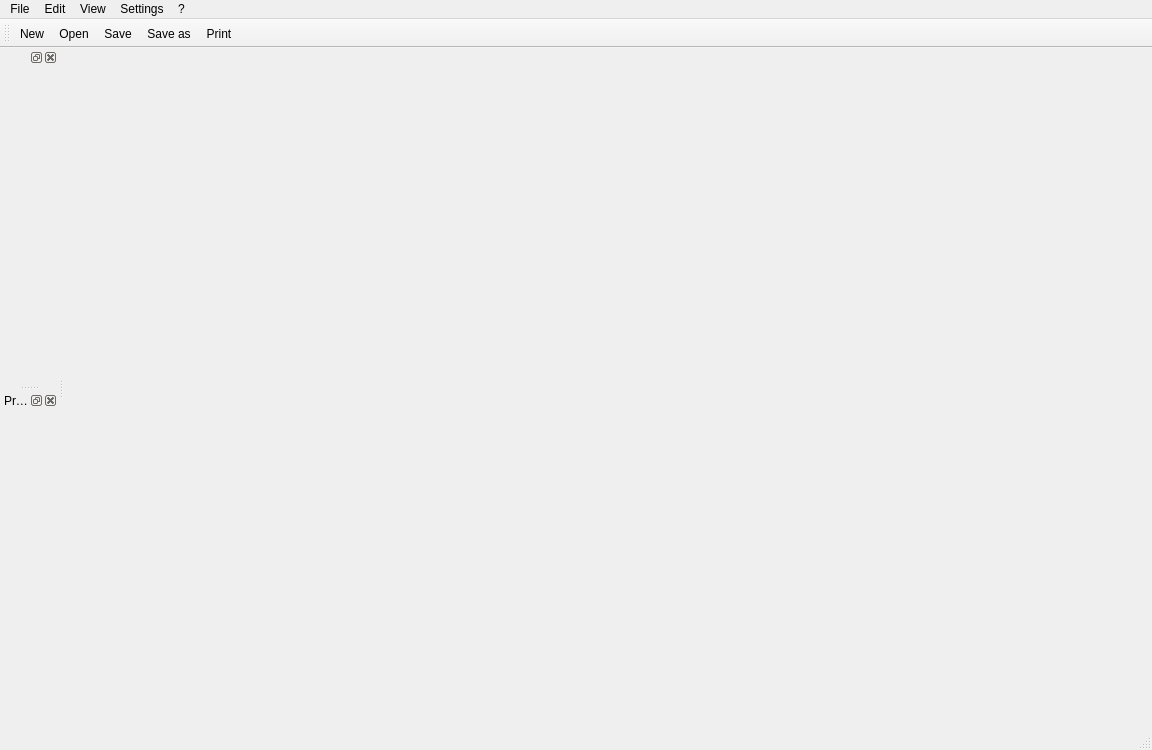
<?xml version="1.0" encoding="UTF-8"?>
<ui version="4.0">
 <class>MainWindow</class>
 <widget class="QMainWindow" name="MainWindow">
  <property name="geometry">
   <rect>
    <x>0</x>
    <y>0</y>
    <width>1152</width>
    <height>750</height>
   </rect>
  </property>
  <property name="windowTitle">
   <string>unknown - povmodeler</string>
  </property>
  <property name="layoutDirection">
   <enum>Qt::LeftToRight</enum>
  </property>
  <property name="documentMode">
   <bool>false</bool>
  </property>
  <widget class="QWidget" name="glGridWidget">
   <layout class="QGridLayout" name="gridLayout">
    <item row="0" column="0">
     <layout class="QGridLayout" name="glGrid">
      <property name="sizeConstraint">
       <enum>QLayout::SetMinimumSize</enum>
      </property>
     </layout>
    </item>
   </layout>
  </widget>
  <widget class="QMenuBar" name="menubar">
   <property name="geometry">
    <rect>
     <x>0</x>
     <y>0</y>
     <width>1152</width>
     <height>24</height>
    </rect>
   </property>
   <widget class="QMenu" name="menuFile">
    <property name="title">
     <string>File</string>
    </property>
    <addaction name="actionNew"/>
    <addaction name="actionOpen"/>
    <addaction name="actionOpen_Recent"/>
    <addaction name="actionSave"/>
    <addaction name="actionSave_as"/>
    <addaction name="actionImport"/>
    <addaction name="actionExport"/>
    <addaction name="actionRevert"/>
    <addaction name="separator"/>
    <addaction name="actionPrint"/>
    <addaction name="separator"/>
    <addaction name="actionClose"/>
    <addaction name="actionQuit"/>
   </widget>
   <widget class="QMenu" name="menuEdit">
    <property name="title">
     <string>Edit</string>
    </property>
    <addaction name="actionCut"/>
    <addaction name="actionCopy"/>
    <addaction name="actionPaste"/>
    <addaction name="actionDelete"/>
    <addaction name="separator"/>
    <addaction name="actionUndo"/>
    <addaction name="actionRedo"/>
   </widget>
   <widget class="QMenu" name="menuView">
    <property name="title">
     <string>View</string>
    </property>
    <widget class="QMenu" name="menuGlobal_Detail_Level">
     <property name="title">
      <string>Global Detail Level</string>
     </property>
     <addaction name="actionVery_Low"/>
     <addaction name="actionLow"/>
     <addaction name="actionMedium"/>
     <addaction name="actionHigh"/>
     <addaction name="actionVery_High"/>
    </widget>
    <addaction name="actionTree_View"/>
    <addaction name="actionProperty"/>
    <addaction name="separator"/>
    <addaction name="actionTop"/>
    <addaction name="actionBottom"/>
    <addaction name="actionLeft"/>
    <addaction name="actionRight"/>
    <addaction name="actionFront"/>
    <addaction name="actionBack"/>
    <addaction name="actionCamera"/>
    <addaction name="separator"/>
    <addaction name="actionRender"/>
    <addaction name="actionRender_Modes"/>
    <addaction name="actionRender_Window"/>
    <addaction name="separator"/>
    <addaction name="actionVisibility_Level"/>
    <addaction name="menuGlobal_Detail_Level"/>
   </widget>
   <widget class="QMenu" name="menuSettings">
    <property name="title">
     <string>Settings</string>
    </property>
    <widget class="QMenu" name="menuToolbars">
     <property name="title">
      <string>Toolbars</string>
     </property>
     <addaction name="actionSolid_Primitves"/>
     <addaction name="actionFinite_Patch"/>
     <addaction name="actionInfinite_Primitives"/>
     <addaction name="actionCSG_Operations_2"/>
     <addaction name="actionMaterial_3"/>
     <addaction name="actionInterior_3"/>
     <addaction name="actionTexture_3"/>
     <addaction name="actionPhotons_3"/>
     <addaction name="actionAthmospheric_2"/>
     <addaction name="actionTransformation_2"/>
    </widget>
    <addaction name="separator"/>
    <addaction name="menuToolbars"/>
   </widget>
   <widget class="QMenu" name="menu">
    <property name="layoutDirection">
     <enum>Qt::RightToLeft</enum>
    </property>
    <property name="title">
     <string>?</string>
    </property>
    <addaction name="actionAbout"/>
   </widget>
   <addaction name="menuFile"/>
   <addaction name="menuEdit"/>
   <addaction name="menuView"/>
   <addaction name="menuSettings"/>
   <addaction name="menu"/>
  </widget>
  <widget class="QStatusBar" name="statusbar"/>
  <widget class="QToolBar" name="toolbarFile">
   <property name="windowTitle">
    <string>toolBar</string>
   </property>
   <attribute name="toolBarArea">
    <enum>TopToolBarArea</enum>
   </attribute>
   <attribute name="toolBarBreak">
    <bool>false</bool>
   </attribute>
   <addaction name="actionNew"/>
   <addaction name="actionOpen"/>
   <addaction name="actionSave"/>
   <addaction name="actionSave_as"/>
   <addaction name="actionPrint"/>
  </widget>
  <widget class="QDockWidget" name="treeDockWidget">
   <property name="sizePolicy">
    <sizepolicy hsizetype="Preferred" vsizetype="Preferred">
     <horstretch>0</horstretch>
     <verstretch>0</verstretch>
    </sizepolicy>
   </property>
   <attribute name="dockWidgetArea">
    <number>1</number>
   </attribute>
   <widget class="SigPMTreeWidget" name="dockWidgetContents">
    <property name="sizePolicy">
     <sizepolicy hsizetype="Expanding" vsizetype="Expanding">
      <horstretch>0</horstretch>
      <verstretch>0</verstretch>
     </sizepolicy>
    </property>
   </widget>
  </widget>
  <widget class="QDockWidget" name="propertyDockWidget">
   <property name="sizePolicy">
    <sizepolicy hsizetype="Expanding" vsizetype="Expanding">
     <horstretch>0</horstretch>
     <verstretch>0</verstretch>
    </sizepolicy>
   </property>
   <property name="windowTitle">
    <string>Properties</string>
   </property>
   <attribute name="dockWidgetArea">
    <number>1</number>
   </attribute>
   <widget class="SigPMPropertyWidget" name="dockWidgetContents_2"/>
  </widget>
  <action name="actionAbout">
   <property name="icon">
    <iconset theme="help-about">
     <normaloff>.</normaloff>.</iconset>
   </property>
   <property name="text">
    <string>About ....</string>
   </property>
  </action>
  <action name="actionNew">
   <property name="icon">
    <iconset theme="document-new">
     <normaloff>.</normaloff>.</iconset>
   </property>
   <property name="text">
    <string>New</string>
   </property>
  </action>
  <action name="actionOpen">
   <property name="icon">
    <iconset theme="document-open">
     <normaloff>.</normaloff>.</iconset>
   </property>
   <property name="text">
    <string>Open</string>
   </property>
  </action>
  <action name="actionOpen_Recent">
   <property name="icon">
    <iconset theme="document-open-recent">
     <normaloff>.</normaloff>.</iconset>
   </property>
   <property name="text">
    <string>Open Recent ...</string>
   </property>
  </action>
  <action name="actionSave">
   <property name="icon">
    <iconset theme="document-save">
     <normaloff>.</normaloff>.</iconset>
   </property>
   <property name="text">
    <string>Save</string>
   </property>
  </action>
  <action name="actionSave_as">
   <property name="icon">
    <iconset theme="document-save-as">
     <normaloff>.</normaloff>.</iconset>
   </property>
   <property name="text">
    <string>Save as ...</string>
   </property>
  </action>
  <action name="actionImport">
   <property name="text">
    <string>Import</string>
   </property>
  </action>
  <action name="actionExport">
   <property name="text">
    <string>Export</string>
   </property>
  </action>
  <action name="actionRevert">
   <property name="icon">
    <iconset theme="document-revert">
     <normaloff>.</normaloff>.</iconset>
   </property>
   <property name="text">
    <string>Revert</string>
   </property>
  </action>
  <action name="actionPrint">
   <property name="icon">
    <iconset theme="document-print">
     <normaloff>.</normaloff>.</iconset>
   </property>
   <property name="text">
    <string>Print</string>
   </property>
  </action>
  <action name="actionClose">
   <property name="icon">
    <iconset theme="window-close">
     <normaloff>.</normaloff>.</iconset>
   </property>
   <property name="text">
    <string>Close</string>
   </property>
  </action>
  <action name="actionQuit">
   <property name="icon">
    <iconset theme="application-exit">
     <normaloff>.</normaloff>.</iconset>
   </property>
   <property name="text">
    <string>Quit</string>
   </property>
  </action>
  <action name="actionCut">
   <property name="icon">
    <iconset theme="edit-cut">
     <normaloff>.</normaloff>.</iconset>
   </property>
   <property name="text">
    <string>Cut</string>
   </property>
  </action>
  <action name="actionCopy">
   <property name="icon">
    <iconset theme="edit-copy">
     <normaloff>.</normaloff>.</iconset>
   </property>
   <property name="text">
    <string>Copy</string>
   </property>
  </action>
  <action name="actionPaste">
   <property name="icon">
    <iconset theme="edit-paste">
     <normaloff>.</normaloff>.</iconset>
   </property>
   <property name="text">
    <string>Paste</string>
   </property>
  </action>
  <action name="actionDelete">
   <property name="icon">
    <iconset theme="edit-delete">
     <normaloff>.</normaloff>.</iconset>
   </property>
   <property name="text">
    <string>Delete</string>
   </property>
  </action>
  <action name="actionTree_View">
   <property name="checkable">
    <bool>true</bool>
   </property>
   <property name="checked">
    <bool>true</bool>
   </property>
   <property name="text">
    <string>Browser</string>
   </property>
  </action>
  <action name="actionProperty">
   <property name="checkable">
    <bool>true</bool>
   </property>
   <property name="checked">
    <bool>true</bool>
   </property>
   <property name="text">
    <string>Property</string>
   </property>
  </action>
  <action name="actionTop">
   <property name="checkable">
    <bool>true</bool>
   </property>
   <property name="checked">
    <bool>true</bool>
   </property>
   <property name="text">
    <string>Top</string>
   </property>
  </action>
  <action name="actionBottom">
   <property name="checkable">
    <bool>true</bool>
   </property>
   <property name="text">
    <string>Bottom</string>
   </property>
   <property name="toolTip">
    <string>Bottom</string>
   </property>
  </action>
  <action name="actionLeft">
   <property name="checkable">
    <bool>true</bool>
   </property>
   <property name="checked">
    <bool>true</bool>
   </property>
   <property name="text">
    <string>Left</string>
   </property>
  </action>
  <action name="actionRight">
   <property name="checkable">
    <bool>true</bool>
   </property>
   <property name="text">
    <string>Right</string>
   </property>
  </action>
  <action name="actionFront">
   <property name="checkable">
    <bool>true</bool>
   </property>
   <property name="checked">
    <bool>true</bool>
   </property>
   <property name="text">
    <string>Front</string>
   </property>
  </action>
  <action name="actionBack">
   <property name="checkable">
    <bool>true</bool>
   </property>
   <property name="text">
    <string>Back</string>
   </property>
  </action>
  <action name="actionCamera">
   <property name="checkable">
    <bool>true</bool>
   </property>
   <property name="text">
    <string>Camera</string>
   </property>
  </action>
  <action name="actionRender_Modes">
   <property name="text">
    <string>Render Modes ...</string>
   </property>
  </action>
  <action name="actionRender">
   <property name="text">
    <string>Render</string>
   </property>
  </action>
  <action name="actionRender_Window">
   <property name="text">
    <string>Render Window</string>
   </property>
  </action>
  <action name="actionVisibility_Level">
   <property name="text">
    <string>Visibility Level</string>
   </property>
  </action>
  <action name="actionGlobal_Settings">
   <property name="icon">
    <iconset>
     <normaloff>:/bigicon/icons/povicons/big/pmglobalsettings.png</normaloff>:/bigicon/icons/povicons/big/pmglobalsettings.png</iconset>
   </property>
   <property name="text">
    <string>Global Settings</string>
   </property>
  </action>
  <action name="actionRadiosity">
   <property name="icon">
    <iconset>
     <normaloff>:/bigicon/icons/povicons/big/pmradiosity.png</normaloff>:/bigicon/icons/povicons/big/pmradiosity.png</iconset>
   </property>
   <property name="text">
    <string>Radiosity</string>
   </property>
  </action>
  <action name="actionGlobal_Photons">
   <property name="icon">
    <iconset>
     <normaloff>:/bigicon/icons/povicons/big/pmglobalphotons.png</normaloff>:/bigicon/icons/povicons/big/pmglobalphotons.png</iconset>
   </property>
   <property name="text">
    <string>Global Photons</string>
   </property>
  </action>
  <action name="actionDeclarations">
   <property name="icon">
    <iconset>
     <normaloff>:/bigicon/icons/povicons/big/pmdeclare.png</normaloff>:/bigicon/icons/povicons/big/pmdeclare.png</iconset>
   </property>
   <property name="text">
    <string>Declarations</string>
   </property>
  </action>
  <action name="actionDeclare_Function">
   <property name="icon">
    <iconset>
     <normaloff>:/bigicon/icons/povicons/big/pmdeclare-f.png</normaloff>:/bigicon/icons/povicons/big/pmdeclare-f.png</iconset>
   </property>
   <property name="text">
    <string>Declare Function</string>
   </property>
  </action>
  <action name="actionBounded_By">
   <property name="icon">
    <iconset>
     <normaloff>:/bigicon/icons/povicons/big/pmboundedby.png</normaloff>:/bigicon/icons/povicons/big/pmboundedby.png</iconset>
   </property>
   <property name="text">
    <string>Bounded By</string>
   </property>
  </action>
  <action name="actionClipped_By">
   <property name="icon">
    <iconset>
     <normaloff>:/bigicon/icons/povicons/big/pmclippedby.png</normaloff>:/bigicon/icons/povicons/big/pmclippedby.png</iconset>
   </property>
   <property name="text">
    <string>Clipped By</string>
   </property>
  </action>
  <action name="actionLight">
   <property name="icon">
    <iconset>
     <normaloff>:/bigicon/icons/povicons/big/pmlight.png</normaloff>:/bigicon/icons/povicons/big/pmlight.png</iconset>
   </property>
   <property name="text">
    <string>Light</string>
   </property>
  </action>
  <action name="actionLight_Group">
   <property name="icon">
    <iconset>
     <normaloff>:/bigicon/icons/povicons/big/pmlightgroup.png</normaloff>:/bigicon/icons/povicons/big/pmlightgroup.png</iconset>
   </property>
   <property name="text">
    <string>Light Group</string>
   </property>
  </action>
  <action name="actionLooks_Like">
   <property name="icon">
    <iconset>
     <normaloff>:/bigicon/icons/povicons/big/pmlookslike.png</normaloff>:/bigicon/icons/povicons/big/pmlookslike.png</iconset>
   </property>
   <property name="text">
    <string>Looks Like</string>
   </property>
  </action>
  <action name="actionProjected_Through">
   <property name="icon">
    <iconset>
     <normaloff>:/bigicon/icons/povicons/big/pmprojectedthrough.png</normaloff>:/bigicon/icons/povicons/big/pmprojectedthrough.png</iconset>
   </property>
   <property name="text">
    <string>Projected Through</string>
   </property>
  </action>
  <action name="actionCameraInsert">
   <property name="icon">
    <iconset>
     <normaloff>:/bigicon/icons/povicons/big/pmcamera.png</normaloff>:/bigicon/icons/povicons/big/pmcamera.png</iconset>
   </property>
   <property name="text">
    <string>Camera</string>
   </property>
  </action>
  <action name="actionComment">
   <property name="icon">
    <iconset>
     <normaloff>:/bigicon/icons/povicons/big/pmcomment.png</normaloff>:/bigicon/icons/povicons/big/pmcomment.png</iconset>
   </property>
   <property name="text">
    <string>Comment</string>
   </property>
  </action>
  <action name="actionRaw_Povray">
   <property name="icon">
    <iconset>
     <normaloff>:/bigicon/icons/povicons/big/pmraw.png</normaloff>:/bigicon/icons/povicons/big/pmraw.png</iconset>
   </property>
   <property name="text">
    <string>Raw Povray</string>
   </property>
  </action>
  <action name="actionBox">
   <property name="icon">
    <iconset>
     <normaloff>:/bigicon/icons/povicons/big/pmbox.png</normaloff>:/bigicon/icons/povicons/big/pmbox.png</iconset>
   </property>
   <property name="text">
    <string>Box</string>
   </property>
  </action>
  <action name="actionSphere">
   <property name="icon">
    <iconset>
     <normaloff>:/bigicon/icons/povicons/big/pmsphere.png</normaloff>:/bigicon/icons/povicons/big/pmsphere.png</iconset>
   </property>
   <property name="text">
    <string>Sphere</string>
   </property>
  </action>
  <action name="actionCylinder">
   <property name="icon">
    <iconset>
     <normaloff>:/bigicon/icons/povicons/big/pmcylinder.png</normaloff>:/bigicon/icons/povicons/big/pmcylinder.png</iconset>
   </property>
   <property name="text">
    <string>Cylinder</string>
   </property>
  </action>
  <action name="actionCone">
   <property name="icon">
    <iconset>
     <normaloff>:/bigicon/icons/povicons/big/pmcone.png</normaloff>:/bigicon/icons/povicons/big/pmcone.png</iconset>
   </property>
   <property name="text">
    <string>Cone</string>
   </property>
  </action>
  <action name="actionTorus">
   <property name="icon">
    <iconset>
     <normaloff>:/bigicon/icons/povicons/big/pmtorus.png</normaloff>:/bigicon/icons/povicons/big/pmtorus.png</iconset>
   </property>
   <property name="text">
    <string>Torus</string>
   </property>
  </action>
  <action name="actionEllipsoid">
   <property name="icon">
    <iconset>
     <normaloff>:/bigicon/icons/povicons/big/pmsqe.png</normaloff>:/bigicon/icons/povicons/big/pmsqe.png</iconset>
   </property>
   <property name="text">
    <string>Ellipsoid</string>
   </property>
  </action>
  <action name="actionHeight_Field">
   <property name="icon">
    <iconset>
     <normaloff>:/bigicon/icons/povicons/big/pmheightfield.png</normaloff>:/bigicon/icons/povicons/big/pmheightfield.png</iconset>
   </property>
   <property name="text">
    <string>Height Field</string>
   </property>
  </action>
  <action name="actionText">
   <property name="icon">
    <iconset>
     <normaloff>:/bigicon/icons/povicons/big/pmtext.png</normaloff>:/bigicon/icons/povicons/big/pmtext.png</iconset>
   </property>
   <property name="text">
    <string>Text</string>
   </property>
  </action>
  <action name="actionJulia_Fractal">
   <property name="icon">
    <iconset>
     <normaloff>:/bigicon/icons/povicons/big/pmjuliafractal.png</normaloff>:/bigicon/icons/povicons/big/pmjuliafractal.png</iconset>
   </property>
   <property name="text">
    <string>Julia Fractal</string>
   </property>
  </action>
  <action name="actionIso_Surface">
   <property name="icon">
    <iconset>
     <normaloff>:/bigicon/icons/povicons/big/pmisosurface.png</normaloff>:/bigicon/icons/povicons/big/pmisosurface.png</iconset>
   </property>
   <property name="text">
    <string>Iso Surface</string>
   </property>
  </action>
  <action name="actionBlob">
   <property name="icon">
    <iconset>
     <normaloff>:/bigicon/icons/povicons/big/pmblob.png</normaloff>:/bigicon/icons/povicons/big/pmblob.png</iconset>
   </property>
   <property name="text">
    <string>Blob</string>
   </property>
  </action>
  <action name="actionBlob_Sphere">
   <property name="icon">
    <iconset>
     <normaloff>:/bigicon/icons/povicons/big/pmblobsphere.png</normaloff>:/bigicon/icons/povicons/big/pmblobsphere.png</iconset>
   </property>
   <property name="text">
    <string>Blob Sphere</string>
   </property>
  </action>
  <action name="actionBlob_Cylinder">
   <property name="icon">
    <iconset>
     <normaloff>:/bigicon/icons/povicons/big/pmblobcylinder.png</normaloff>:/bigicon/icons/povicons/big/pmblobcylinder.png</iconset>
   </property>
   <property name="text">
    <string>Blob Cylinder</string>
   </property>
  </action>
  <action name="actionLathe">
   <property name="icon">
    <iconset>
     <normaloff>:/bigicon/icons/povicons/big/pmlathe.png</normaloff>:/bigicon/icons/povicons/big/pmlathe.png</iconset>
   </property>
   <property name="text">
    <string>Lathe</string>
   </property>
  </action>
  <action name="actionPrism">
   <property name="icon">
    <iconset>
     <normaloff>:/bigicon/icons/povicons/big/pmprism.png</normaloff>:/bigicon/icons/povicons/big/pmprism.png</iconset>
   </property>
   <property name="text">
    <string>Prism</string>
   </property>
  </action>
  <action name="actionSurface_Of_Revolution">
   <property name="icon">
    <iconset>
     <normaloff>:/bigicon/icons/povicons/big/pmsor.png</normaloff>:/bigicon/icons/povicons/big/pmsor.png</iconset>
   </property>
   <property name="text">
    <string>Surface Of Revolution</string>
   </property>
  </action>
  <action name="actionSphere_Sweep">
   <property name="icon">
    <iconset>
     <normaloff>:/bigicon/icons/povicons/big/pmspheresweep.png</normaloff>:/bigicon/icons/povicons/big/pmspheresweep.png</iconset>
   </property>
   <property name="text">
    <string>Sphere Sweep</string>
   </property>
  </action>
  <action name="actionObject_Link">
   <property name="icon">
    <iconset>
     <normaloff>:/bigicon/icons/povicons/big/pmobjectlink.png</normaloff>:/bigicon/icons/povicons/big/pmobjectlink.png</iconset>
   </property>
   <property name="text">
    <string>Object Link</string>
   </property>
  </action>
  <action name="actionDisc">
   <property name="icon">
    <iconset>
     <normaloff>:/bigicon/icons/povicons/big/pmdisc.png</normaloff>:/bigicon/icons/povicons/big/pmdisc.png</iconset>
   </property>
   <property name="text">
    <string>Disc</string>
   </property>
  </action>
  <action name="actionBicubic_Patch">
   <property name="icon">
    <iconset>
     <normaloff>:/bigicon/icons/povicons/big/pmbicubicpatch.png</normaloff>:/bigicon/icons/povicons/big/pmbicubicpatch.png</iconset>
   </property>
   <property name="text">
    <string>Bicubic Patch</string>
   </property>
  </action>
  <action name="actionTriangle">
   <property name="icon">
    <iconset>
     <normaloff>:/bigicon/icons/povicons/big/pmtriangle.png</normaloff>:/bigicon/icons/povicons/big/pmtriangle.png</iconset>
   </property>
   <property name="text">
    <string>Triangle</string>
   </property>
  </action>
  <action name="actionMesh">
   <property name="icon">
    <iconset>
     <normaloff>:/bigicon/icons/povicons/big/pmmesh.png</normaloff>:/bigicon/icons/povicons/big/pmmesh.png</iconset>
   </property>
   <property name="text">
    <string>Mesh</string>
   </property>
  </action>
  <action name="actionPlane">
   <property name="icon">
    <iconset>
     <normaloff>:/bigicon/icons/povicons/big/pmplane.png</normaloff>:/bigicon/icons/povicons/big/pmplane.png</iconset>
   </property>
   <property name="text">
    <string>Plane</string>
   </property>
  </action>
  <action name="actionUnion">
   <property name="icon">
    <iconset>
     <normaloff>:/bigicon/icons/povicons/big/pmunion.png</normaloff>:/bigicon/icons/povicons/big/pmunion.png</iconset>
   </property>
   <property name="text">
    <string>Union</string>
   </property>
  </action>
  <action name="actionDifference">
   <property name="icon">
    <iconset>
     <normaloff>:/bigicon/icons/povicons/big/pmdifference.png</normaloff>:/bigicon/icons/povicons/big/pmdifference.png</iconset>
   </property>
   <property name="text">
    <string>Difference</string>
   </property>
  </action>
  <action name="actionMerge">
   <property name="icon">
    <iconset>
     <normaloff>:/bigicon/icons/povicons/big/pmmerge.png</normaloff>:/bigicon/icons/povicons/big/pmmerge.png</iconset>
   </property>
   <property name="text">
    <string>Merge</string>
   </property>
  </action>
  <action name="actionIntersection">
   <property name="icon">
    <iconset>
     <normaloff>:/bigicon/icons/povicons/big/pmintersection.png</normaloff>:/bigicon/icons/povicons/big/pmintersection.png</iconset>
   </property>
   <property name="text">
    <string>Intersection</string>
   </property>
  </action>
  <action name="actionMaterial_2">
   <property name="icon">
    <iconset>
     <normaloff>:/bigicon/icons/povicons/big/pmmaterial.png</normaloff>:/bigicon/icons/povicons/big/pmmaterial.png</iconset>
   </property>
   <property name="text">
    <string>Material</string>
   </property>
  </action>
  <action name="actionInterior_2">
   <property name="icon">
    <iconset>
     <normaloff>:/bigicon/icons/povicons/big/pminterior.png</normaloff>:/bigicon/icons/povicons/big/pminterior.png</iconset>
   </property>
   <property name="text">
    <string>Interior</string>
   </property>
  </action>
  <action name="actionMedia">
   <property name="icon">
    <iconset>
     <normaloff>:/bigicon/icons/povicons/big/pmmedia.png</normaloff>:/bigicon/icons/povicons/big/pmmedia.png</iconset>
   </property>
   <property name="text">
    <string>Media</string>
   </property>
  </action>
  <action name="actionDensity">
   <property name="icon">
    <iconset>
     <normaloff>:/bigicon/icons/povicons/big/pmdensity.png</normaloff>:/bigicon/icons/povicons/big/pmdensity.png</iconset>
   </property>
   <property name="text">
    <string>Density</string>
   </property>
  </action>
  <action name="actionDensity_List">
   <property name="icon">
    <iconset>
     <normaloff>:/bigicon/icons/povicons/big/pmdensitylist.png</normaloff>:/bigicon/icons/povicons/big/pmdensitylist.png</iconset>
   </property>
   <property name="text">
    <string>Density List</string>
   </property>
  </action>
  <action name="actionDensity_Map">
   <property name="icon">
    <iconset>
     <normaloff>:/bigicon/icons/povicons/big/pmdensitymap.png</normaloff>:/bigicon/icons/povicons/big/pmdensitymap.png</iconset>
   </property>
   <property name="text">
    <string>Density Map</string>
   </property>
  </action>
  <action name="actionPattern">
   <property name="icon">
    <iconset>
     <normaloff>:/bigicon/icons/povicons/big/pmpattern.png</normaloff>:/bigicon/icons/povicons/big/pmpattern.png</iconset>
   </property>
   <property name="text">
    <string>Pattern</string>
   </property>
  </action>
  <action name="actionBlend_Map_Modifiers">
   <property name="icon">
    <iconset>
     <normaloff>:/bigicon/icons/povicons/big/pmblendmapmodifiers.png</normaloff>:/bigicon/icons/povicons/big/pmblendmapmodifiers.png</iconset>
   </property>
   <property name="text">
    <string>Blend Map Modifiers</string>
   </property>
  </action>
  <action name="actionWarp">
   <property name="icon">
    <iconset>
     <normaloff>:/bigicon/icons/povicons/big/pmwarp.png</normaloff>:/bigicon/icons/povicons/big/pmwarp.png</iconset>
   </property>
   <property name="text">
    <string>Warp</string>
   </property>
  </action>
  <action name="actionTexture_2">
   <property name="icon">
    <iconset>
     <normaloff>:/bigicon/icons/povicons/big/pmtexture.png</normaloff>:/bigicon/icons/povicons/big/pmtexture.png</iconset>
   </property>
   <property name="text">
    <string>Texture</string>
   </property>
  </action>
  <action name="actionInterior_Texture">
   <property name="icon">
    <iconset>
     <normaloff>:/bigicon/icons/povicons/big/pminteriortexture.png</normaloff>:/bigicon/icons/povicons/big/pminteriortexture.png</iconset>
   </property>
   <property name="text">
    <string>Interior Texture</string>
   </property>
  </action>
  <action name="actionPigment">
   <property name="icon">
    <iconset>
     <normaloff>:/bigicon/icons/povicons/big/pmpigment.png</normaloff>:/bigicon/icons/povicons/big/pmpigment.png</iconset>
   </property>
   <property name="text">
    <string>Pigment</string>
   </property>
  </action>
  <action name="actionNormal">
   <property name="icon">
    <iconset>
     <normaloff>:/bigicon/icons/povicons/big/pmnormal.png</normaloff>:/bigicon/icons/povicons/big/pmnormal.png</iconset>
   </property>
   <property name="text">
    <string>Normal</string>
   </property>
  </action>
  <action name="actionSolid_Color">
   <property name="icon">
    <iconset>
     <normaloff>:/bigicon/icons/povicons/big/pmsolidcolor.png</normaloff>:/bigicon/icons/povicons/big/pmsolidcolor.png</iconset>
   </property>
   <property name="text">
    <string>Solid Color</string>
   </property>
  </action>
  <action name="actionTexture_List">
   <property name="icon">
    <iconset>
     <normaloff>:/bigicon/icons/povicons/big/pmtexturelist.png</normaloff>:/bigicon/icons/povicons/big/pmtexturelist.png</iconset>
   </property>
   <property name="text">
    <string>Texture List</string>
   </property>
  </action>
  <action name="actionColor_ist">
   <property name="icon">
    <iconset>
     <normaloff>:/bigicon/icons/povicons/big/pmcolorlist.png</normaloff>:/bigicon/icons/povicons/big/pmcolorlist.png</iconset>
   </property>
   <property name="text">
    <string>Color ist</string>
   </property>
  </action>
  <action name="actionPigment_List">
   <property name="icon">
    <iconset>
     <normaloff>:/bigicon/icons/povicons/big/pmpigmentlist.png</normaloff>:/bigicon/icons/povicons/big/pmpigmentlist.png</iconset>
   </property>
   <property name="text">
    <string>Pigment List</string>
   </property>
  </action>
  <action name="actionNormal_List">
   <property name="icon">
    <iconset>
     <normaloff>:/bigicon/icons/povicons/big/pmnormallist.png</normaloff>:/bigicon/icons/povicons/big/pmnormallist.png</iconset>
   </property>
   <property name="text">
    <string>Normal List</string>
   </property>
  </action>
  <action name="actionTexture_Map">
   <property name="icon">
    <iconset>
     <normaloff>:/bigicon/icons/povicons/big/pmtexturemap.png</normaloff>:/bigicon/icons/povicons/big/pmtexturemap.png</iconset>
   </property>
   <property name="text">
    <string>Texture Map</string>
   </property>
  </action>
  <action name="actionMaterial_Map">
   <property name="icon">
    <iconset>
     <normaloff>:/bigicon/icons/povicons/big/pmmaterialmap.png</normaloff>:/bigicon/icons/povicons/big/pmmaterialmap.png</iconset>
   </property>
   <property name="text">
    <string>Material Map</string>
   </property>
  </action>
  <action name="actionPigment_Map">
   <property name="icon">
    <iconset>
     <normaloff>:/bigicon/icons/povicons/big/pmpigmentmap.png</normaloff>:/bigicon/icons/povicons/big/pmpigmentmap.png</iconset>
   </property>
   <property name="text">
    <string>Pigment Map</string>
   </property>
  </action>
  <action name="actionImange_Map">
   <property name="icon">
    <iconset>
     <normaloff>:/bigicon/icons/povicons/big/pmimagemap.png</normaloff>:/bigicon/icons/povicons/big/pmimagemap.png</iconset>
   </property>
   <property name="text">
    <string>Imange Map</string>
   </property>
  </action>
  <action name="actionColor_Map">
   <property name="icon">
    <iconset>
     <normaloff>:/bigicon/icons/povicons/big/pmcolormap.png</normaloff>:/bigicon/icons/povicons/big/pmcolormap.png</iconset>
   </property>
   <property name="text">
    <string>Color Map</string>
   </property>
  </action>
  <action name="actionNormal_Map">
   <property name="icon">
    <iconset>
     <normaloff>:/bigicon/icons/povicons/big/pmnormalmap.png</normaloff>:/bigicon/icons/povicons/big/pmnormalmap.png</iconset>
   </property>
   <property name="text">
    <string>Normal Map</string>
   </property>
  </action>
  <action name="actionBump_Map">
   <property name="icon">
    <iconset>
     <normaloff>:/bigicon/icons/povicons/big/pmbumpmap.png</normaloff>:/bigicon/icons/povicons/big/pmbumpmap.png</iconset>
   </property>
   <property name="text">
    <string>Bump Map</string>
   </property>
  </action>
  <action name="actionSlope">
   <property name="icon">
    <iconset>
     <normaloff>:/bigicon/icons/povicons/big/pmslope.png</normaloff>:/bigicon/icons/povicons/big/pmslope.png</iconset>
   </property>
   <property name="text">
    <string>Slope</string>
   </property>
  </action>
  <action name="actionSlope_Map">
   <property name="icon">
    <iconset>
     <normaloff>:/bigicon/icons/povicons/big/pmslopemap.png</normaloff>:/bigicon/icons/povicons/big/pmslopemap.png</iconset>
   </property>
   <property name="text">
    <string>Slope Map</string>
   </property>
  </action>
  <action name="actionFinish">
   <property name="icon">
    <iconset>
     <normaloff>:/bigicon/icons/povicons/big/pmfinish.png</normaloff>:/bigicon/icons/povicons/big/pmfinish.png</iconset>
   </property>
   <property name="text">
    <string>Finitsh</string>
   </property>
  </action>
  <action name="actionQuick_Color">
   <property name="icon">
    <iconset>
     <normaloff>:/bigicon/icons/povicons/big/pmquickcolor.png</normaloff>:/bigicon/icons/povicons/big/pmquickcolor.png</iconset>
   </property>
   <property name="text">
    <string>Quick Color</string>
   </property>
  </action>
  <action name="actionPhotons_2">
   <property name="icon">
    <iconset>
     <normaloff>:/bigicon/icons/povicons/big/pmphotons.png</normaloff>:/bigicon/icons/povicons/big/pmphotons.png</iconset>
   </property>
   <property name="text">
    <string>Photons</string>
   </property>
  </action>
  <action name="actionSky_Sphere">
   <property name="icon">
    <iconset>
     <normaloff>:/bigicon/icons/povicons/big/pmskysphere.png</normaloff>:/bigicon/icons/povicons/big/pmskysphere.png</iconset>
   </property>
   <property name="text">
    <string>Sky Sphere</string>
   </property>
  </action>
  <action name="actionRainbow">
   <property name="icon">
    <iconset>
     <normaloff>:/bigicon/icons/povicons/big/pmrainbow.png</normaloff>:/bigicon/icons/povicons/big/pmrainbow.png</iconset>
   </property>
   <property name="text">
    <string>Rainbow</string>
   </property>
  </action>
  <action name="actionFog">
   <property name="icon">
    <iconset>
     <normaloff>:/bigicon/icons/povicons/big/pmfog.png</normaloff>:/bigicon/icons/povicons/big/pmfog.png</iconset>
   </property>
   <property name="text">
    <string>Fog</string>
   </property>
  </action>
  <action name="actionTranslation">
   <property name="icon">
    <iconset>
     <normaloff>:/bigicon/icons/povicons/big/pmtranslate.png</normaloff>:/bigicon/icons/povicons/big/pmtranslate.png</iconset>
   </property>
   <property name="text">
    <string>Translation</string>
   </property>
  </action>
  <action name="actionScale">
   <property name="icon">
    <iconset>
     <normaloff>:/bigicon/icons/povicons/big/pmscale.png</normaloff>:/bigicon/icons/povicons/big/pmscale.png</iconset>
   </property>
   <property name="text">
    <string>Scale</string>
   </property>
  </action>
  <action name="actionRotate">
   <property name="icon">
    <iconset>
     <normaloff>:/bigicon/icons/povicons/big/pmrotate.png</normaloff>:/bigicon/icons/povicons/big/pmrotate.png</iconset>
   </property>
   <property name="text">
    <string>Rotate</string>
   </property>
  </action>
  <action name="actionMatrix">
   <property name="icon">
    <iconset>
     <normaloff>:/bigicon/icons/povicons/big/pmmatrix.png</normaloff>:/bigicon/icons/povicons/big/pmmatrix.png</iconset>
   </property>
   <property name="text">
    <string>Matrix</string>
   </property>
  </action>
  <action name="actionUndo">
   <property name="enabled">
    <bool>false</bool>
   </property>
   <property name="icon">
    <iconset theme="edit-undo">
     <normaloff>.</normaloff>.</iconset>
   </property>
   <property name="text">
    <string>Undo</string>
   </property>
  </action>
  <action name="actionRedo">
   <property name="enabled">
    <bool>false</bool>
   </property>
   <property name="icon">
    <iconset theme="edit-redo">
     <normaloff>.</normaloff>.</iconset>
   </property>
   <property name="text">
    <string>Redo</string>
   </property>
  </action>
  <action name="actionVery_Low">
   <property name="text">
    <string>Very Low</string>
   </property>
  </action>
  <action name="actionLow">
   <property name="text">
    <string>Low</string>
   </property>
  </action>
  <action name="actionMedium">
   <property name="text">
    <string>Medium</string>
   </property>
  </action>
  <action name="actionHigh">
   <property name="text">
    <string>High</string>
   </property>
  </action>
  <action name="actionVery_High">
   <property name="text">
    <string>Very High</string>
   </property>
  </action>
  <action name="actionSolid_Primitves">
   <property name="checkable">
    <bool>true</bool>
   </property>
   <property name="checked">
    <bool>true</bool>
   </property>
   <property name="text">
    <string>Solid Primitves</string>
   </property>
  </action>
  <action name="actionFinite_Patch">
   <property name="checkable">
    <bool>true</bool>
   </property>
   <property name="checked">
    <bool>true</bool>
   </property>
   <property name="text">
    <string>Finite Patch</string>
   </property>
  </action>
  <action name="actionInfinite_Primitives">
   <property name="checkable">
    <bool>true</bool>
   </property>
   <property name="checked">
    <bool>true</bool>
   </property>
   <property name="text">
    <string>Infinite Primitives</string>
   </property>
  </action>
  <action name="actionCSG_Operations_2">
   <property name="checkable">
    <bool>true</bool>
   </property>
   <property name="checked">
    <bool>true</bool>
   </property>
   <property name="text">
    <string>CSG Operations</string>
   </property>
  </action>
  <action name="actionMaterial_3">
   <property name="checkable">
    <bool>true</bool>
   </property>
   <property name="checked">
    <bool>true</bool>
   </property>
   <property name="text">
    <string>Material</string>
   </property>
  </action>
  <action name="actionInterior_3">
   <property name="checkable">
    <bool>true</bool>
   </property>
   <property name="checked">
    <bool>true</bool>
   </property>
   <property name="text">
    <string>Interior</string>
   </property>
  </action>
  <action name="actionTexture_3">
   <property name="checkable">
    <bool>true</bool>
   </property>
   <property name="checked">
    <bool>true</bool>
   </property>
   <property name="text">
    <string>Texture</string>
   </property>
  </action>
  <action name="actionPhotons_3">
   <property name="checkable">
    <bool>true</bool>
   </property>
   <property name="checked">
    <bool>true</bool>
   </property>
   <property name="text">
    <string>Photons</string>
   </property>
  </action>
  <action name="actionAthmospheric_2">
   <property name="checkable">
    <bool>true</bool>
   </property>
   <property name="checked">
    <bool>true</bool>
   </property>
   <property name="text">
    <string>Athmospheric</string>
   </property>
  </action>
  <action name="actionTransformation_2">
   <property name="checkable">
    <bool>true</bool>
   </property>
   <property name="checked">
    <bool>true</bool>
   </property>
   <property name="text">
    <string>Transformation</string>
   </property>
  </action>
 </widget>
 <customwidgets>
  <customwidget>
   <class>SigPMTreeWidget</class>
   <extends>QWidget</extends>
   <header>sigpmtreewidget.h</header>
   <container>1</container>
  </customwidget>
  <customwidget>
   <class>SigPMPropertyWidget</class>
   <extends>QWidget</extends>
   <header>sigpmpropertywidget.h</header>
   <container>1</container>
  </customwidget>
 </customwidgets>
 <resources/>
 <connections>
  <connection>
   <sender>actionProperty</sender>
   <signal>triggered(bool)</signal>
   <receiver>propertyDockWidget</receiver>
   <slot>setVisible(bool)</slot>
   <hints>
    <hint type="sourcelabel">
     <x>-1</x>
     <y>-1</y>
    </hint>
    <hint type="destinationlabel">
     <x>139</x>
     <y>558</y>
    </hint>
   </hints>
  </connection>
  <connection>
   <sender>propertyDockWidget</sender>
   <signal>visibilityChanged(bool)</signal>
   <receiver>actionProperty</receiver>
   <slot>setChecked(bool)</slot>
   <hints>
    <hint type="sourcelabel">
     <x>139</x>
     <y>558</y>
    </hint>
    <hint type="destinationlabel">
     <x>-1</x>
     <y>-1</y>
    </hint>
   </hints>
  </connection>
  <connection>
   <sender>actionTree_View</sender>
   <signal>triggered(bool)</signal>
   <receiver>treeDockWidget</receiver>
   <slot>setVisible(bool)</slot>
   <hints>
    <hint type="sourcelabel">
     <x>-1</x>
     <y>-1</y>
    </hint>
    <hint type="destinationlabel">
     <x>139</x>
     <y>215</y>
    </hint>
   </hints>
  </connection>
  <connection>
   <sender>treeDockWidget</sender>
   <signal>visibilityChanged(bool)</signal>
   <receiver>actionTree_View</receiver>
   <slot>setChecked(bool)</slot>
   <hints>
    <hint type="sourcelabel">
     <x>139</x>
     <y>215</y>
    </hint>
    <hint type="destinationlabel">
     <x>-1</x>
     <y>-1</y>
    </hint>
   </hints>
  </connection>
 </connections>
</ui>
